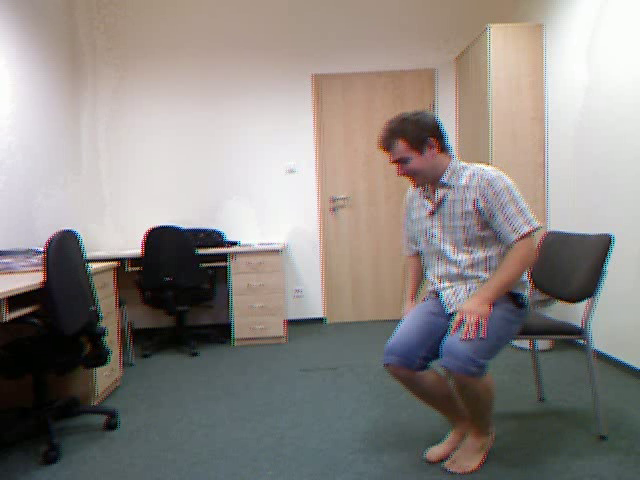
#> input picture frame 3 of MachineLearning/fall-detection/sample_videos/sample_video.mp4, 640 x 480 px
$ python simple-video-processing.py
#> lines starting #> are read from the running program, lines starting #| are printed output that depends on the picture; after the words box and inside, x2 and y2 are one past the last pixel; in counts of white or black regions, pixels touching at a corner belong together
import cv2

count = 0
waitTime = 1000

# Webcam
#cap = cv2.VideoCapture(0)
# Video file
cap = cv2.VideoCapture('sample_videos/sample_video.mp4')

while cap.isOpened():
    ret, frame = cap.read()
#> frame is the input picture: shape (480, 640, 3); mean B, G, R 131.2, 134.9, 140.5
    if not ret:
        break

    count += 1

    cv2.putText(frame, f'Frame Number: {count:.2f}', (10, 30), cv2.FONT_HERSHEY_SIMPLEX, 1, (0, 255, 0), 2)
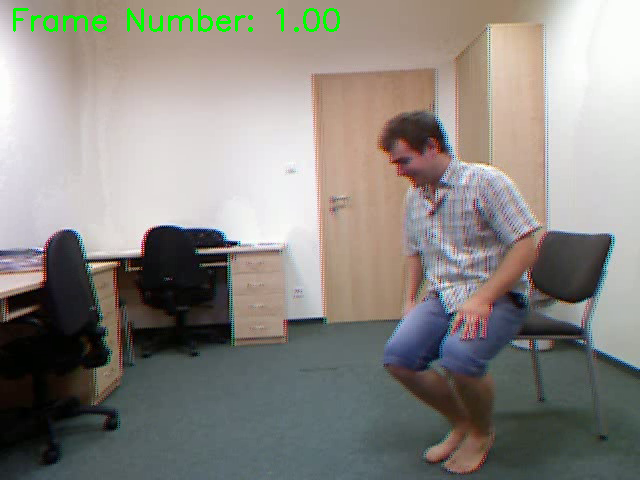
#> frame: shape (480, 640, 3); 0.66% of pixels changed, all inside (x1, y1, x2, y2) = (13, 8, 340, 32)
    cv2.imshow('OpenCV Test', frame)

    if cv2.waitKey(waitTime) & 0xFF == ord('q'):
#> (key q is pressed here)
        break

cap.release()
cv2.destroyAllWindows()

$ run again, starting later in the video
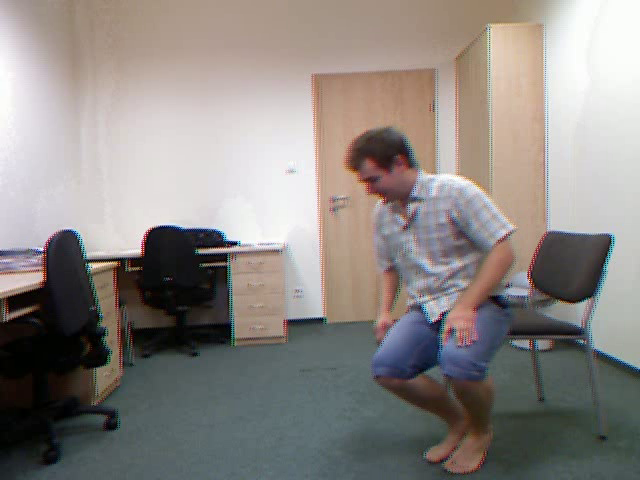
#> input picture frame 13 of MachineLearning/fall-detection/sample_videos/sample_video.mp4, 640 x 480 px
#> frame is the input picture: shape (480, 640, 3); mean B, G, R 131.1, 134.9, 140.3
#> `cv2.putText(frame, f'Frame Number: {count:.2f}', (10, 30), cv2.FONT_HE..`:
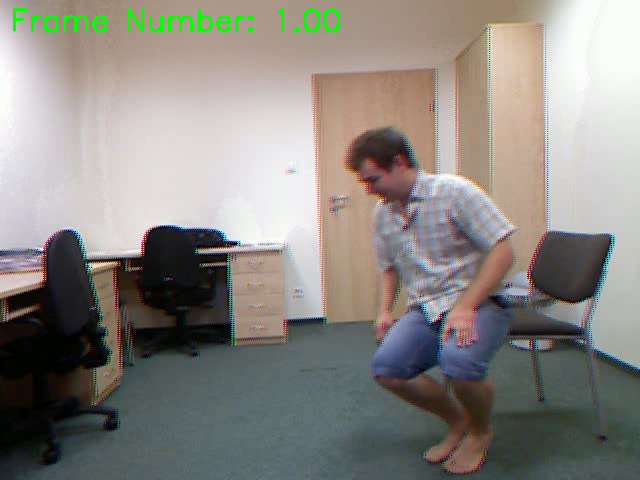
#> frame: shape (480, 640, 3); 0.66% of pixels changed, all inside (x1, y1, x2, y2) = (13, 8, 340, 32)

$ run again, starting later in the video
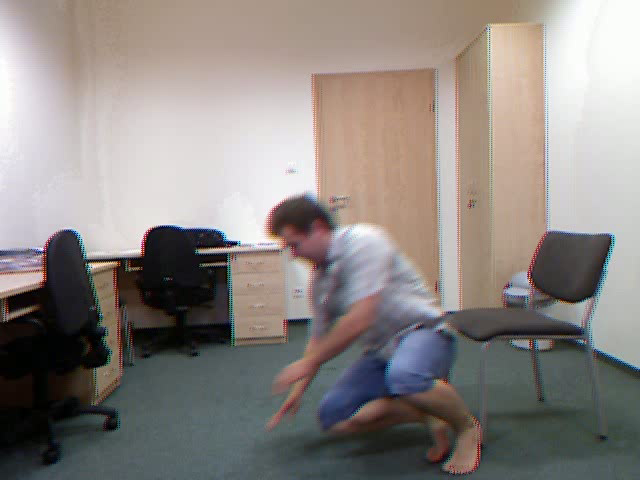
#> input picture frame 24 of MachineLearning/fall-detection/sample_videos/sample_video.mp4, 640 x 480 px
#> frame is the input picture: shape (480, 640, 3); mean B, G, R 130.3, 134.1, 140.8
#> `cv2.putText(frame, f'Frame Number: {count:.2f}', (10, 30), cv2.FONT_HE..`:
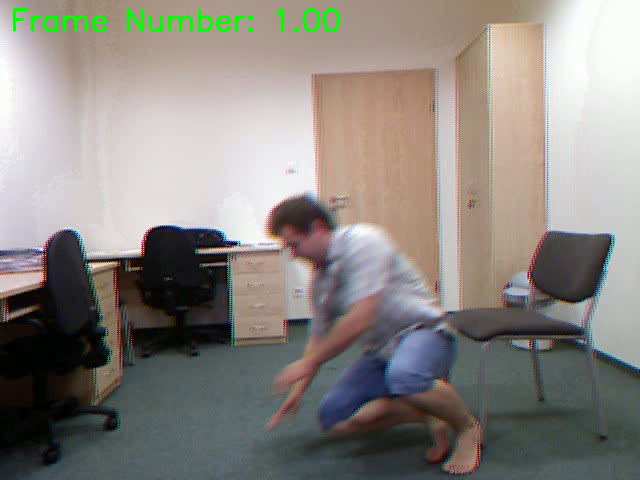
#> frame: shape (480, 640, 3); 0.66% of pixels changed, all inside (x1, y1, x2, y2) = (13, 8, 340, 32)
